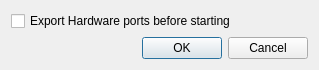
<?xml version="1.0" encoding="UTF-8"?>
<ui version="4.0">
 <class>Dialog</class>
 <widget class="QDialog" name="Dialog">
  <property name="geometry">
   <rect>
    <x>0</x>
    <y>0</y>
    <width>319</width>
    <height>68</height>
   </rect>
  </property>
  <property name="windowTitle">
   <string>ALSA MIDI Options</string>
  </property>
  <layout class="QVBoxLayout" name="verticalLayout">
   <item>
    <widget class="QCheckBox" name="cb_export_hw">
     <property name="text">
      <string>Export Hardware ports before starting</string>
     </property>
    </widget>
   </item>
   <item>
    <widget class="QDialogButtonBox" name="buttonBox">
     <property name="orientation">
      <enum>Qt::Horizontal</enum>
     </property>
     <property name="standardButtons">
      <set>QDialogButtonBox::Cancel|QDialogButtonBox::Ok</set>
     </property>
    </widget>
   </item>
  </layout>
 </widget>
 <resources/>
 <connections>
  <connection>
   <sender>buttonBox</sender>
   <signal>accepted()</signal>
   <receiver>Dialog</receiver>
   <slot>accept()</slot>
   <hints>
    <hint type="sourcelabel">
     <x>248</x>
     <y>254</y>
    </hint>
    <hint type="destinationlabel">
     <x>157</x>
     <y>274</y>
    </hint>
   </hints>
  </connection>
  <connection>
   <sender>buttonBox</sender>
   <signal>rejected()</signal>
   <receiver>Dialog</receiver>
   <slot>reject()</slot>
   <hints>
    <hint type="sourcelabel">
     <x>316</x>
     <y>260</y>
    </hint>
    <hint type="destinationlabel">
     <x>286</x>
     <y>274</y>
    </hint>
   </hints>
  </connection>
 </connections>
</ui>
